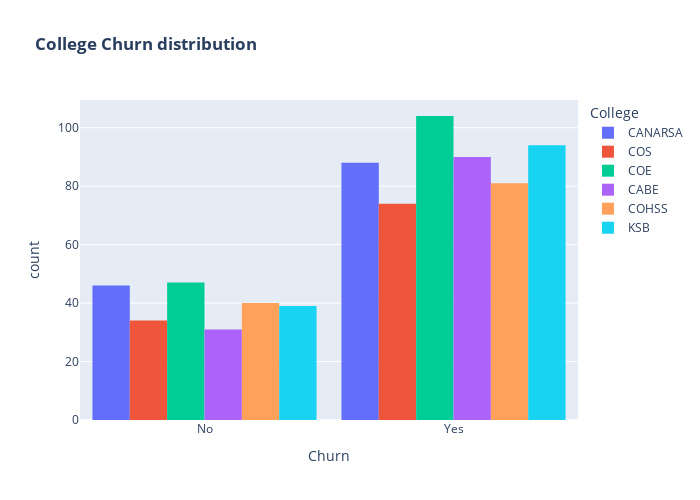

Notebook code cell kept with this figure:
### Code cell
fig = px.histogram(data, x="Churn", color="College", barmode="group", title="<b>College Churn distribution<b>")
fig.update_layout(width=700, height=500, bargap=0.1)
fig.show()

### Figure 1 — Plotly figure (JSON) as saved in the notebook; plotly's stock layout.template omitted (floating-point values rounded to 4 significant figures; data arrays with more than 128 entries replaced by an {"elided": "..."} marker saying what was removed)
{"data": [{"alignmentgroup": "True", "bingroup": "x", "hovertemplate": "College=CANARSA<br>Churn=%{x}<br>count=%{y}<extra></extra>", "legendgroup": "CANARSA", "marker": {"color": "#636efa", "pattern": {"shape": ""}}, "name": "CANARSA", "offsetgroup": "CANARSA", "orientation": "v", "showlegend": true, "type": "histogram", "x": {"elided": "134 str values"}, "xaxis": "x", "yaxis": "y"}, {"alignmentgroup": "True", "bingroup": "x", "hovertemplate": "College=COS<br>Churn=%{x}<br>count=%{y}<extra></extra>", "legendgroup": "COS", "marker": {"color": "#EF553B", "pattern": {"shape": ""}}, "name": "COS", "offsetgroup": "COS", "orientation": "v", "showlegend": true, "type": "histogram", "x": ["Yes", "Yes", "Yes", "No", "No", "Yes", "Yes", "Yes", "No", "Yes", "Yes", "Yes", "No", "No", "No", "No", "Yes", "No", "Yes", "Yes", "Yes", "No", "Yes", "Yes", "No", "Yes", "No", "No", "Yes", "Yes", "No", "Yes", "Yes", "Yes", "Yes", "Yes", "No", "Yes", "Yes", "Yes", "Yes", "Yes", "Yes", "No", "Yes", "No", "Yes", "Yes", "Yes", "No", "No", "Yes", "Yes", "Yes", "Yes", "Yes", "No", "Yes", "Yes", "Yes", "No", "Yes", "Yes", "Yes", "Yes", "Yes", "Yes", "Yes", "Yes", "Yes", "Yes", "No", "Yes", "Yes", "Yes", "Yes", "Yes", "Yes", "Yes", "No", "No", "Yes", "Yes", "Yes", "Yes", "Yes", "No", "Yes", "Yes", "Yes", "No", "Yes", "Yes", "No", "No", "Yes", "Yes", "No", "No", "No", "Yes", "No", "Yes", "No", "Yes", "No", "Yes", "No"], "xaxis": "x", "yaxis": "y"}, {"alignmentgroup": "True", "bingroup": "x", "hovertemplate": "College=COE<br>Churn=%{x}<br>count=%{y}<extra></extra>", "legendgroup": "COE", "marker": {"color": "#00cc96", "pattern": {"shape": ""}}, "name": "COE", "offsetgroup": "COE", "orientation": "v", "showlegend": true, "type": "histogram", "x": {"elided": "151 str values"}, "xaxis": "x", "yaxis": "y"}, {"alignmentgroup": "True", "bingroup": "x", "hovertemplate": "College=CABE<br>Churn=%{x}<br>count=%{y}<extra></extra>", "legendgroup": "CABE", "marker": {"color": "#ab63fa", "pattern": {"shape": ""}}, "name": "CABE", "offsetgroup": "CABE", "orientation": "v", "showlegend": true, "type": "histogram", "x": ["Yes", "No", "Yes", "Yes", "Yes", "Yes", "No", "Yes", "No", "No", "Yes", "Yes", "Yes", "No", "Yes", "Yes", "Yes", "Yes", "No", "Yes", "Yes", "No", "Yes", "Yes", "Yes", "No", "Yes", "Yes", "Yes", "No", "Yes", "Yes", "No", "Yes", "Yes", "Yes", "No", "No", "Yes", "Yes", "No", "Yes", "Yes", "Yes", "Yes", "Yes", "Yes", "Yes", "Yes", "Yes", "Yes", "No", "No", "Yes", "Yes", "Yes", "Yes", "No", "Yes", "No", "Yes", "Yes", "No", "No", "Yes", "Yes", "Yes", "Yes", "Yes", "Yes", "Yes", "No", "Yes", "Yes", "Yes", "Yes", "Yes", "Yes", "No", "Yes", "Yes", "Yes", "Yes", "Yes", "Yes", "Yes", "Yes", "Yes", "Yes", "Yes", "No", "No", "No", "No", "Yes", "Yes", "Yes", "Yes", "No", "No", "No", "Yes", "No", "Yes", "Yes", "Yes", "Yes", "Yes", "Yes", "No", "Yes", "Yes", "Yes", "Yes", "Yes", "Yes", "Yes", "Yes", "No", "Yes", "Yes"], "xaxis": "x", "yaxis": "y"}, {"alignmentgroup": "True", "bingroup": "x", "hovertemplate": "College=COHSS<br>Churn=%{x}<br>count=%{y}<extra></extra>", "legendgroup": "COHSS", "marker": {"color": "#FFA15A", "pattern": {"shape": ""}}, "name": "COHSS", "offsetgroup": "COHSS", "orientation": "v", "showlegend": true, "type": "histogram", "x": ["Yes", "Yes", "Yes", "No", "Yes", "Yes", "Yes", "Yes", "Yes", "No", "Yes", "Yes", "Yes", "Yes", "No", "Yes", "Yes", "No", "No", "No", "No", "Yes", "Yes", "Yes", "Yes", "No", "No", "Yes", "Yes", "No", "Yes", "Yes", "Yes", "No", "Yes", "Yes", "Yes", "No", "No", "Yes", "Yes", "Yes", "Yes", "Yes", "Yes", "Yes", "No", "No", "Yes", "No", "Yes", "Yes", "No", "Yes", "Yes", "Yes", "Yes", "Yes", "No", "Yes", "Yes", "Yes", "No", "Yes", "Yes", "Yes", "Yes", "No", "Yes", "Yes", "Yes", "No", "Yes", "No", "No", "Yes", "No", "No", "Yes", "Yes", "No", "Yes", "Yes", "Yes", "Yes", "No", "Yes", "No", "No", "No", "No", "Yes", "No", "Yes", "No", "No", "Yes", "Yes", "No", "Yes", "Yes", "Yes", "Yes", "No", "Yes", "Yes", "Yes", "No", "Yes", "Yes", "Yes", "Yes", "No", "No", "Yes", "Yes", "Yes", "Yes", "Yes", "Yes", "No"], "xaxis": "x", "yaxis": "y"}, {"alignmentgroup": "True", "bingroup": "x", "hovertemplate": "College=KSB<br>Churn=%{x}<br>count=%{y}<extra></extra>", "legendgroup": "KSB", "marker": {"color": "#19d3f3", "pattern": {"shape": ""}}, "name": "KSB", "offsetgroup": "KSB", "orientation": "v", "showlegend": true, "type": "histogram", "x": {"elided": "133 str values"}, "xaxis": "x", "yaxis": "y"}], "layout": {"bargap": 0.1, "barmode": "group", "height": 500, "legend": {"title": {"text": "College"}, "tracegroupgap": 0}, "title": {"text": "<b>College Churn distribution<b>"}, "width": 700, "xaxis": {"anchor": "y", "domain": [0, 1], "title": {"text": "Churn"}}, "yaxis": {"anchor": "x", "domain": [0, 1], "title": {"text": "count"}}}}
